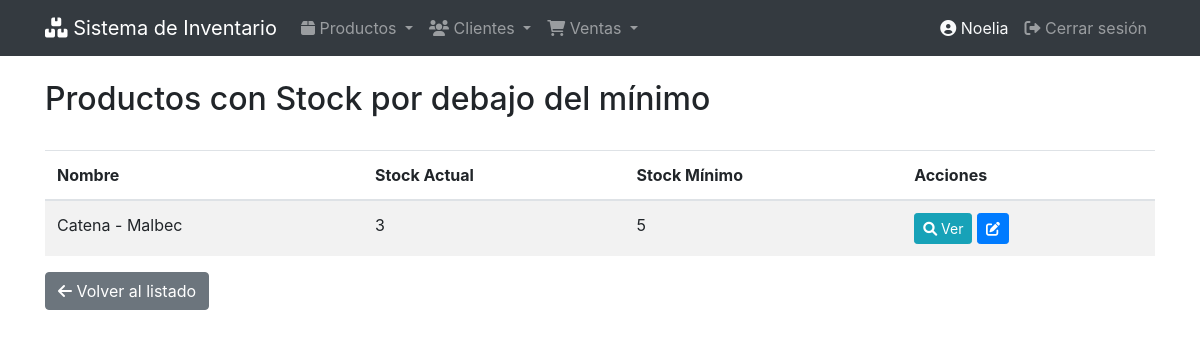
Screenshot of /productos/stock-bajo/ (signed in) with the database file from the repository.
### productos/models.py (models this page shows, shortened)
class Producto(models.Model):
    nombre = models.CharField("Nombre", max_length=50)
    descripcion = models.CharField("Descripción", max_length=200)
    precio = models.DecimalField("Precio", max_digits=10, decimal_places=2)
    stock = models.PositiveIntegerField(default=0)
    stock_minimo = models.IntegerField("Stock Mínimo", default=5)
    sku = models.CharField(
        "SKU",
        max_length=50,
        unique=True,
        blank=False,
        help_text="Debe coincidir con el nombre del archivo de imagen (sin extensión)"
    )
    imagen = models.ImageField(
        "Imagen",
        upload_to=get_image_path,
        validators=[validate_image_size],
        blank=True,
        null=True,
        help_text="Formatos permitidos: jpg, png, gif. Tamaño máximo: 5MB"
    )
    fecha_creacion = models.DateTimeField("Fecha de creación", auto_now_add=True)
    fecha_actualizacion = models.DateTimeField("Fecha de actualización", auto_now=True)
    class Meta:
        verbose_name = 'Producto'
        verbose_name_plural = 'Productos'
        ordering = ['nombre']

### productos/views.py (the view)
# urls.py: path('stock-bajo/', views.StockBajoListView.as_view(), name='stock_bajo_list'),
class StockBajoListView(ListView):
    model = Producto
    template_name = 'producto/stock_bajo_list.html'
    context_object_name = 'productos'
    paginate_by = 5  # 👈 Paginación activa
    def get_queryset(self):
        return Producto.objects.filter(stock__lt=F('stock_minimo')).order_by('stock')

### templates/producto/stock_bajo_list.html (shortened to what this page needs)
{% extends 'base.html' %}
{% block header %}Productos con Stock por debajo del mínimo{% endblock %}
{% block content %}
{% if productos %}
<table class="table table-striped table-hover">
  <thead>
    <tr>
      <th>Nombre</th>
      <th>Stock Actual</th>
      <th>Stock Mínimo</th>
      <th>Acciones</th>
    </tr>
  </thead>
  <tbody>
    {% for producto in productos %}
    <tr>
      <td>{{ producto.nombre }}</td>
      <td>{{ producto.stock }}</td>
      <td>{{ producto.stock_minimo }}</td>
      <td>
        <a href="{% url 'productos:producto_detail' producto.pk %}" class="btn btn-sm btn-info">
          <i class="fas fa-search"></i> Ver
        </a>
        <a href="{% url 'productos:producto_update' producto.pk %}" class="btn btn-sm btn-primary">
          <i class="fas fa-edit"></i>
        </a>
      </td>
    </tr>
    {% endfor %}
  </tbody>
</table>
{% else %}
<div class="alert alert-success">
  Todos los productos tienen stock suficiente.
</div>
{% endif %}
<a href="{% url 'productos:producto_list' %}" class="btn btn-secondary">
  <i class="fas fa-arrow-left"></i> Volver al listado
</a>
{% endblock %}

### templates/base.html (shortened to what this page needs)
{% load bootstrap4 %}
{% load static %}
<!DOCTYPE html>
<html lang="es">
<head>
    {% bootstrap_css %}
    <link rel="stylesheet" href="https://cdnjs.cloudflare.com/ajax/libs/font-awesome/6.0.0/css/all.min.css">
</head>
<body>
    <nav class="navbar navbar-expand-lg navbar-dark bg-dark">
        <div class="container">
            <a class="navbar-brand" href="{% url 'productos:producto_list' %}">
                <i class="fas fa-boxes"></i> Sistema de Inventario
            </a>
            <div class="collapse navbar-collapse" id="navbarNav">
                <ul class="navbar-nav mr-auto">
                    <li class="nav-item dropdown">
                        <a class="nav-link dropdown-toggle" href="#" id="productosDropdown" role="button" data-toggle="dropdown">
                            <i class="fas fa-box"></i> Productos
                        </a>
                    </li>
                    <li class="nav-item dropdown">
                        <a class="nav-link dropdown-toggle" href="#" id="clientesDropdown" role="button" data-toggle="dropdown">
                            <i class="fas fa-users"></i> Clientes
                        </a>
                    </li>
                    <li class="nav-item dropdown">
                        <a class="nav-link dropdown-toggle" href="#" id="ventasDropdown" role="button" data-toggle="dropdown">
                            <i class="fas fa-shopping-cart"></i> Ventas
                        </a>
                    </li>
                </ul>
                <ul class="navbar-nav ml-auto">
                    {% if user.is_authenticated %}
                        <li class="nav-item">
                            <span class="nav-link text-light">
                                <i class="fas fa-user-circle"></i> {{ user.username }}
                            </span>
                        </li>
                        <li class="nav-item">
                            <a class="nav-link" href="{% url 'logout' %}">
                                <i class="fas fa-sign-out-alt"></i> Cerrar sesión
                            </a>
                        </li>
                    {% else %}
                        <li class="nav-item">
                            <a class="nav-link" href="{% url 'login' %}">
                                <i class="fas fa-sign-in-alt"></i> Iniciar sesión
                            </a>
                        </li>
                    {% endif %}
                </ul>
            </div>
        </div>
    </nav>
    <div class="container mt-4 content-wrapper">
        <div class="d-flex justify-content-between align-items-center mb-4">
            <h2>{% block header %}{% endblock %}</h2>
        </div>
        {% block content %}
        {% endblock %}
    </div>
</body>
</html>

### rows the page displays
Producto: nombre "Catena - Malbec", stock "3", stock_minimo "5"

### other values shown
{{ user.username }} "Noelia"
